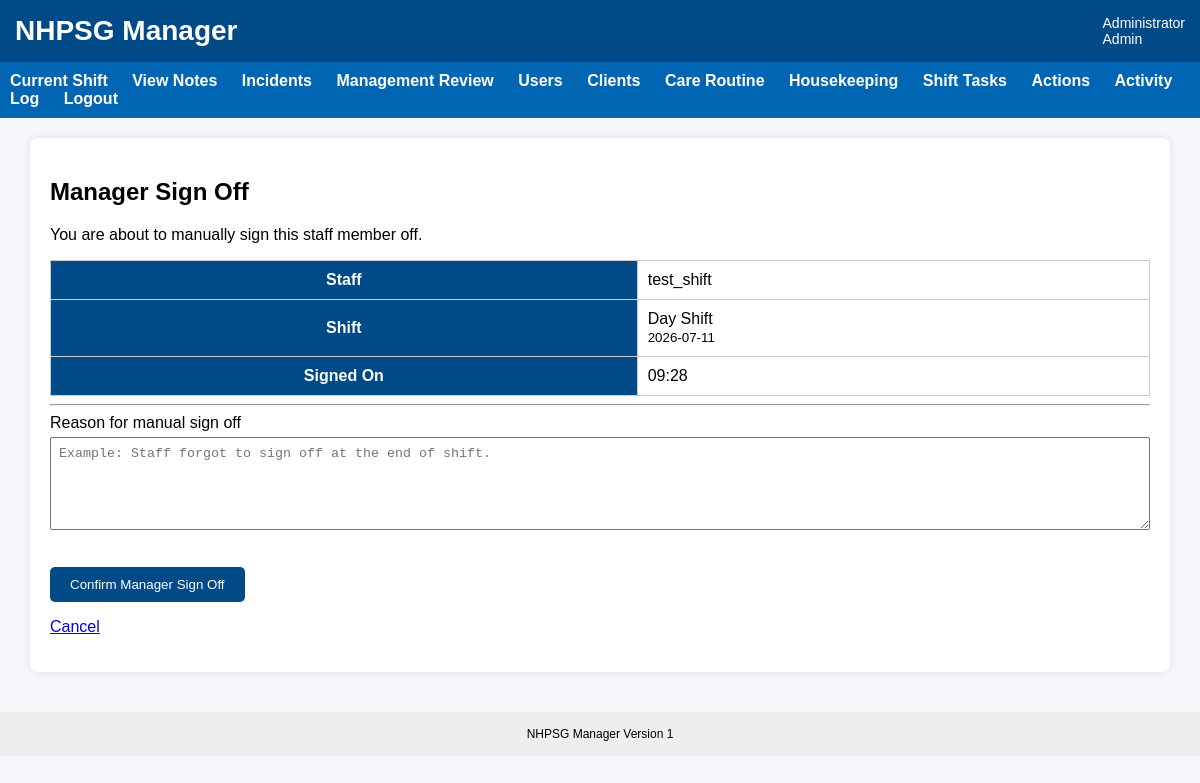
The page /shift-staff/49/manager-sign-off (signed in) on the database its author committed.
### tables this page shows
CREATE TABLE users (
    user_id INTEGER PRIMARY KEY AUTOINCREMENT,
    username TEXT UNIQUE NOT NULL,
    password_hash TEXT NOT NULL,
    full_name TEXT NOT NULL,
    role TEXT NOT NULL,
    active INTEGER NOT NULL DEFAULT 1
, must_change_password INTEGER NOT NULL DEFAULT 0, password_reset_at TEXT, password_reset_by INTEGER, last_password_changed_at TEXT);

CREATE TABLE shifts (
    shift_id INTEGER PRIMARY KEY AUTOINCREMENT,
    client_id INTEGER NOT NULL,
    shift_date TEXT NOT NULL,
    shift_type TEXT NOT NULL,
    status TEXT NOT NULL DEFAULT 'Open',

    scheduled_start_time TEXT,
    scheduled_end_time TEXT,

    created_at TEXT DEFAULT CURRENT_TIMESTAMP,
    closed_at TEXT
);

CREATE TABLE "shift_staff" (
	"shift_staff_id"	INTEGER,
	"shift_id"	INTEGER NOT NULL,
	"user_id"	INTEGER NOT NULL,
	"actual_start_time"	TEXT NOT NULL,
	"actual_end_time"	TEXT,
	"sign_on_at"	TEXT DEFAULT CURRENT_TIMESTAMP,
	"sign_off_at"	TEXT,
	"active"	INTEGER NOT NULL DEFAULT 1,
	"start_checklist_completed"	INTEGER DEFAULT 0,
	"end_checklist_completed"	INTEGER DEFAULT 0,
	PRIMARY KEY("shift_staff_id" AUTOINCREMENT)
);

### app.py (the view, shortened to what this page needs)
@app.route("/shift-staff/<int:shift_staff_id>/manager-sign-off", methods=["GET", "POST"])
def manager_sign_off(shift_staff_id):
    if "user_id" not in session:
        return redirect(url_for("login"))
    if session["role"] not in ["Admin", "Program Manager", "Director"]:
        return "Access denied", 403
    conn = get_db()
    staff_shift = conn.execute("""
        SELECT
            ss.*,
            u.full_name,
            s.shift_date,
            s.shift_type,
            s.client_id
        FROM shift_staff ss

        JOIN users u
            ON ss.user_id = u.user_id

        JOIN shifts s
            ON ss.shift_id = s.shift_id

        WHERE ss.shift_staff_id = ?
    """, (shift_staff_id,)).fetchone()
    if staff_shift is None:
        conn.close()
        return "Shift staff record not found", 404
    conn.close()
    return render_template(
        "manager_sign_off.html",
        staff_shift=staff_shift
    )

### app.py (called while the page is built, shortened)
@app.before_request
def enforce_session_timeout():
    if "user_id" not in session:
        return None
    if request.endpoint in [
        "static",
        "login",
        "logout",
        "session_timeout"
    ]:
        return None
    current_time = time.time()
    last_activity = session.get("last_activity")
    if last_activity is not None:
        inactive_seconds = current_time - last_activity
    session["last_activity"] = current_time
    return None

@app.context_processor
def inject_session_timeout_settings():
    return {
        "session_timeout_seconds": SESSION_TIMEOUT_SECONDS,
        "session_warning_seconds": SESSION_WARNING_SECONDS
    }

def get_db():
    print("Using database:", os.path.abspath(DB_NAME))
    conn = sqlite3.connect(DB_NAME)
    conn.row_factory = sqlite3.Row
    return conn

### templates/manager_sign_off.html
{% extends "base.html" %}
{% block content %}
<div class="card">
    <h2>Manager Sign Off</h2>
    <p>
        You are about to manually sign this staff member off.
    </p>
    <table>
        <tr>
            <th>Staff</th>
            <td>{{ staff_shift.full_name }}</td>
        </tr>
        <tr>
            <th>Shift</th>
            <td>
                {{ staff_shift.shift_type }} Shift<br>
                <small>{{ staff_shift.shift_date }}</small>
            </td>
        </tr>
        <tr>
            <th>Signed On</th>
            <td>{{ staff_shift.actual_start_time }}</td>
        </tr>
    </table>
    <hr>
    <form method="post">
        <label>Reason for manual sign off</label>
        <textarea
            name="reason"
            rows="5"
            required
            placeholder="Example: Staff forgot to sign off at the end of shift."></textarea>
        <br><br>
        <button type="submit">
            Confirm Manager Sign Off
        </button>
    </form>
    <p>
        <a href="{{ url_for('dashboard') }}">Cancel</a>
    </p>
</div>
{% endblock %}

### static/css/style.css (style rules this page uses)
body { font-family: Arial, Helvetica, sans-serif; margin:0; background:#f5f7fa; }
.card { background:white; padding:20px; border-radius:8px; box-shadow:0px 0px 8px rgba(0,0,0,0.1); margin-bottom:20px; }
button { background:#004b87; color:white; border:none; padding:10px 20px; cursor:pointer; border-radius:5px; }
input, select, textarea { width:100%; padding:8px; margin-top:5px; margin-bottom:15px; box-sizing:border-box; }
table { width:100%; border-collapse:collapse; }
th { background:#004b87; color:white; }
td,th { padding:10px; border:1px solid #cccccc; }

### rows shown on the page
users: full_name "test_shift"
shifts: shift_type "Day", shift_date "2026-07-11"
shift_staff: actual_start_time "09:28"

### other values the page prints
{{ session.full_name }} "Administrator"
{{ session.role }} "Admin"
